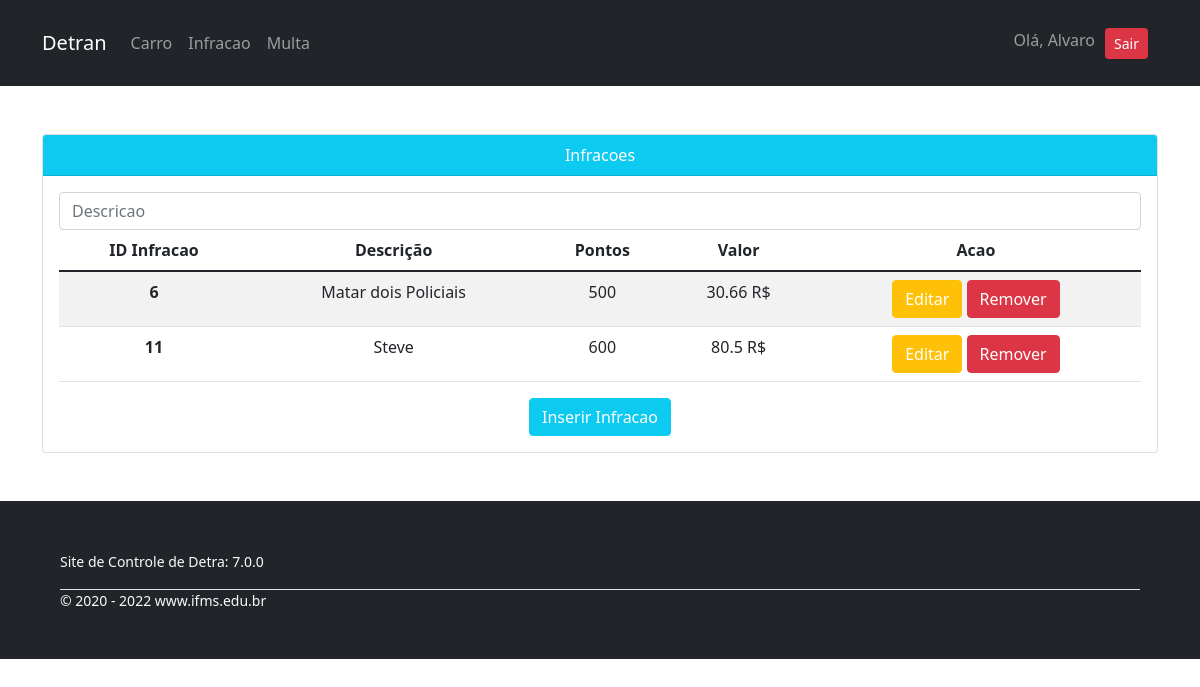
Screenshot of /infracoes/ (signed in) with the database file from the repository.
### tables this page shows
CREATE TABLE `tb_infracao` (
  `idtb_infracao` int(10) UNSIGNED NOT NULL,
  `descricao` varchar(200) NOT NULL,
  `pontos` int(11) NOT NULL,
  `valor` double NOT NULL
);

### app/Controllers/Infracoes.php (called while the page is built, shortened)
<?php
class Infracoes extends Controller
{
    private $infracaoServer;
    public function __construct()
    {
        $this->infracaoServer = $this->server('Infracao');
    }
    public function index()
    {
        $dados = $this->infracaoServer->getAllInfracoes();
        $this->view('infracoes/index', $dados);
    }
}

### app/Libraries/Rota.php (called while the page is built, shortened)
<?php
    class Rota{
        private $metodo = 'index';
        public function __construct(){
            $url = $this->url();
            unset($url[0]);
            $this->controlador = new $this->controlador;
            $this->parametros = $url ? array_values($url) : [];
            call_user_func_array([$this->controlador, $this->metodo], $this->parametros);
        }
        private function url(){
            $url = filter_input(INPUT_GET, 'url', FILTER_SANITIZE_URL);
            if(isset($url)):
                $url = trim(rtrim($url, '/'));
                $url = explode('/', $url);
                return $url;
            endif;
        }
    }
?>

### app/Libraries/Database.php (called while the page is built, shortened)
<?php
    class Database{
        private $host = 'localhost';
        private $user = 'root';
        private $senha = '';
        private $base = 'detran';
        private $porta = '3306';
        private $dbh;
        private $stmt;
        public function __construct(){
            $dsn = "mysql:host=".$this->host.";port=".$this->porta.";dbname=".$this->base;
            $opcoes = [
                PDO::ATTR_PERSISTENT => true,
                PDO::ATTR_ERRMODE => PDO::ERRMODE_EXCEPTION
            ];
            try {
                $this->dbh = new PDO($dsn, $this->user, $this->senha, $opcoes);
            } catch (PDOException $e) {
                print "Error!: " . $e->getMessage() . "<br/>";
                die();
            }
        }
        public function query($sql){
            $this->stmt = $this->dbh->prepare($sql);
        }
        public function executar(){
            return $this->stmt->execute();
        }
        public function resultados(){
            $this->executar();
            return $this->stmt->fetchALL(PDO::FETCH_OBJ);
        }
    }
?>

### app/Servers/serverInfracao.php (called while the page is built, shortened)
<?php
class serverInfracao extends Controller
{
    private $db;
    public function __construct()
    {
        $this->db = new Database();
    }
    public function getAllInfracoes()
    {
        $this->db->query("SELECT * FROM `tb_infracao`");
        return $this->db->resultados();
    }
}

### app/Views/infracoes/index.php (the view, shortened to what this page needs)
<div class="container py-5 text-center">
    <div class="card">
        <div class="card-header bg-info text-white">
            Infracoes
        </div>
        <div class="card-body">
            <form action="<?= URL ?>/infracoes/search" class="form-inline my-2 my-md-0" method="POST">
                <input name="descricao" class="form-control" placeholder="Descricao">
            </form>
            <table class="table table-striped">
                <thead>
                    <tr>
                        <th scope="col">ID Infracao</th>
                        <th scope="col">Descrição</th>
                        <th scope="col">Pontos</th>
                        <th scope="col">Valor</th>
                        <th scope="col">Acao</th>
                    </tr>
                </thead>
                <tbody>
                    <?php foreach ($dados as $infracao) : ?>
                        <tr>
                            <th scope="row"><?= $infracao->idtb_infracao ?></th>
                            <td><?= $infracao->descricao ?></td>
                            <td><?= $infracao->pontos ?></td>
                            <td><?= $infracao->valor." R$" ?></td>
                            <td>
                                <a class="btn btn-warning text-white" href="<?= URL ?>/infracoes/edit/<?= $infracao->idtb_infracao ?>">Editar</a>
                                <a class="btn btn-danger" href="<?= URL ?>/infracoes/remove/<?= $infracao->idtb_infracao ?>">Remover</a>
                            </td>
                        </tr>
                    <?php endforeach ?>
                </tbody>
            </table>
            <a class="btn btn-info btn-block text-white" href="<?= URL ?>/infracoes/insert">Inserir Infracao</a>
        </div>
    </div>
</div>

### public/css/container.css (style rules this page uses)
body { margin: 0; width: 100%; }

### rows the page displays
tb_infracao: idtb_infracao "6", descricao "Matar dois Policiais", pontos "500", valor "30.66"
tb_infracao: idtb_infracao "11", descricao "Steve", pontos "600", valor "80.5"

### other values shown
$_SESSION['usuario_nome'] "Alvaro"
APP_VERSAO "7.0.0"
